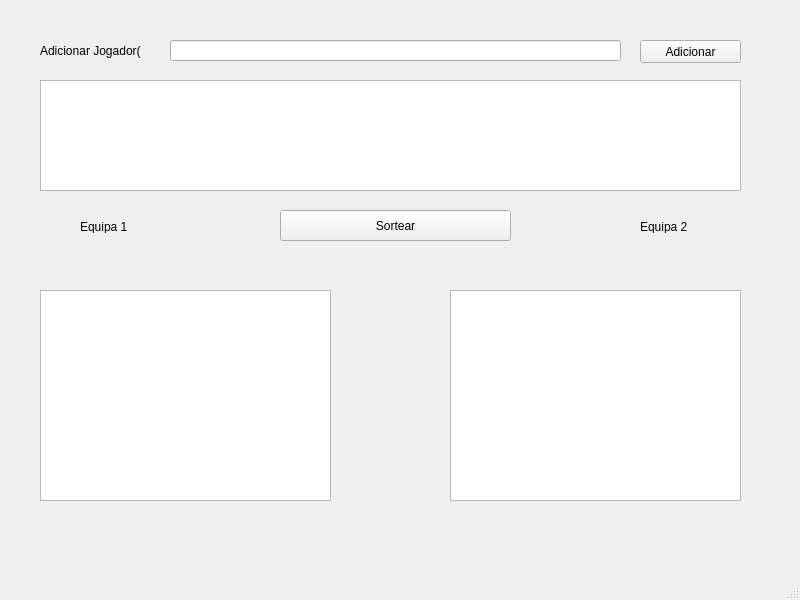
<?xml version="1.0" encoding="UTF-8"?>
<ui version="4.0">
 <class>MainWindow</class>
 <widget class="QMainWindow" name="MainWindow">
  <property name="geometry">
   <rect>
    <x>0</x>
    <y>0</y>
    <width>800</width>
    <height>600</height>
   </rect>
  </property>
  <property name="windowTitle">
   <string>MainWindow</string>
  </property>
  <widget class="QWidget" name="centralwidget">
   <widget class="QLabel" name="label">
    <property name="geometry">
     <rect>
      <x>40</x>
      <y>40</y>
      <width>101</width>
      <height>21</height>
     </rect>
    </property>
    <property name="text">
     <string>Adicionar Jogador(a)</string>
    </property>
   </widget>
   <widget class="QPushButton" name="btnAdicionar">
    <property name="geometry">
     <rect>
      <x>640</x>
      <y>40</y>
      <width>101</width>
      <height>23</height>
     </rect>
    </property>
    <property name="text">
     <string>Adicionar</string>
    </property>
   </widget>
   <widget class="QListView" name="listViewJogadores">
    <property name="geometry">
     <rect>
      <x>40</x>
      <y>80</y>
      <width>701</width>
      <height>111</height>
     </rect>
    </property>
    <property name="toolTip">
     <string>&lt;html&gt;&lt;head/&gt;&lt;body&gt;&lt;p&gt;Jogadores&lt;/p&gt;&lt;p&gt;&lt;br/&gt;&lt;/p&gt;&lt;/body&gt;&lt;/html&gt;</string>
    </property>
   </widget>
   <widget class="QLabel" name="label_2">
    <property name="geometry">
     <rect>
      <x>80</x>
      <y>220</y>
      <width>47</width>
      <height>13</height>
     </rect>
    </property>
    <property name="text">
     <string>Equipa 1</string>
    </property>
   </widget>
   <widget class="QLabel" name="label_3">
    <property name="geometry">
     <rect>
      <x>640</x>
      <y>220</y>
      <width>47</width>
      <height>13</height>
     </rect>
    </property>
    <property name="text">
     <string>Equipa 2</string>
    </property>
   </widget>
   <widget class="QPushButton" name="btnSortear">
    <property name="geometry">
     <rect>
      <x>280</x>
      <y>210</y>
      <width>231</width>
      <height>31</height>
     </rect>
    </property>
    <property name="text">
     <string>Sortear</string>
    </property>
   </widget>
   <widget class="QListView" name="listViewEquipa1">
    <property name="geometry">
     <rect>
      <x>40</x>
      <y>290</y>
      <width>291</width>
      <height>211</height>
     </rect>
    </property>
   </widget>
   <widget class="QListView" name="listViewEquipa2">
    <property name="geometry">
     <rect>
      <x>450</x>
      <y>290</y>
      <width>291</width>
      <height>211</height>
     </rect>
    </property>
   </widget>
   <widget class="QLineEdit" name="lineEdit">
    <property name="geometry">
     <rect>
      <x>170</x>
      <y>40</y>
      <width>451</width>
      <height>21</height>
     </rect>
    </property>
   </widget>
   <widget class="QLabel" name="label_4">
    <property name="geometry">
     <rect>
      <x>50</x>
      <y>90</y>
      <width>681</width>
      <height>91</height>
     </rect>
    </property>
    <property name="text">
     <string/>
    </property>
    <property name="alignment">
     <set>Qt::AlignLeading|Qt::AlignLeft|Qt::AlignTop</set>
    </property>
   </widget>
   <widget class="QLabel" name="label_5">
    <property name="geometry">
     <rect>
      <x>60</x>
      <y>300</y>
      <width>251</width>
      <height>181</height>
     </rect>
    </property>
    <property name="text">
     <string/>
    </property>
    <property name="alignment">
     <set>Qt::AlignLeading|Qt::AlignLeft|Qt::AlignTop</set>
    </property>
   </widget>
   <widget class="QLabel" name="label_6">
    <property name="geometry">
     <rect>
      <x>460</x>
      <y>300</y>
      <width>251</width>
      <height>181</height>
     </rect>
    </property>
    <property name="text">
     <string/>
    </property>
    <property name="alignment">
     <set>Qt::AlignLeading|Qt::AlignLeft|Qt::AlignTop</set>
    </property>
   </widget>
   <zorder>btnSortear</zorder>
   <zorder>label</zorder>
   <zorder>btnAdicionar</zorder>
   <zorder>listViewJogadores</zorder>
   <zorder>label_2</zorder>
   <zorder>label_3</zorder>
   <zorder>listViewEquipa1</zorder>
   <zorder>listViewEquipa2</zorder>
   <zorder>lineEdit</zorder>
   <zorder>label_4</zorder>
   <zorder>label_5</zorder>
   <zorder>label_6</zorder>
  </widget>
  <widget class="QMenuBar" name="menubar">
   <property name="geometry">
    <rect>
     <x>0</x>
     <y>0</y>
     <width>800</width>
     <height>21</height>
    </rect>
   </property>
  </widget>
  <widget class="QStatusBar" name="statusbar"/>
 </widget>
 <resources/>
 <connections/>
</ui>
